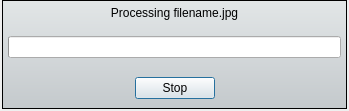
<?xml version="1.0" encoding="UTF-8"?>
<ui version="4.0">
 <class>processingDialog</class>
 <widget class="QDialog" name="processingDialog">
  <property name="geometry">
   <rect>
    <x>0</x>
    <y>0</y>
    <width>349</width>
    <height>110</height>
   </rect>
  </property>
  <property name="windowTitle">
   <string>Dialog</string>
  </property>
  <layout class="QGridLayout" name="gridLayout_2">
   <property name="leftMargin">
    <number>2</number>
   </property>
   <property name="topMargin">
    <number>0</number>
   </property>
   <property name="rightMargin">
    <number>2</number>
   </property>
   <property name="bottomMargin">
    <number>2</number>
   </property>
   <property name="spacing">
    <number>2</number>
   </property>
   <item row="0" column="0">
    <widget class="QFrame" name="mainFrame">
     <property name="styleSheet">
      <string notr="true">#mainFrame{
	/*background-color: rgb(214, 214, 214);
	border-image: url(:/images/metal-background.jpg);*/
	background-color: qlineargradient(spread:pad, x1:0, y1:0, x2:0, y2:1, stop:0 rgba(226, 230, 231, 255), stop:1 rgba(196, 201, 204, 255));
	margin: 0px;
	padding: 0px;
	font-family:Arial,Helvetica,sans-serif;
}

#buttonsFrame{
	margin-bottom: 2px;
	border: none;
	padding: 0px;
	border-image: url(:/images/top-line-bg.png) repeat top;
}</string>
     </property>
     <property name="frameShape">
      <enum>QFrame::StyledPanel</enum>
     </property>
     <property name="frameShadow">
      <enum>QFrame::Raised</enum>
     </property>
     <property name="lineWidth">
      <number>5</number>
     </property>
     <layout class="QVBoxLayout" name="verticalLayout">
      <property name="spacing">
       <number>16</number>
      </property>
      <property name="margin">
       <number>5</number>
      </property>
      <item>
       <widget class="QLabel" name="messageLabel">
        <property name="sizePolicy">
         <sizepolicy hsizetype="Preferred" vsizetype="Expanding">
          <horstretch>0</horstretch>
          <verstretch>0</verstretch>
         </sizepolicy>
        </property>
        <property name="font">
         <font>
          <family>Arial</family>
          <pointsize>10</pointsize>
          <weight>75</weight>
          <italic>false</italic>
          <bold>true</bold>
         </font>
        </property>
        <property name="text">
         <string>&lt;!DOCTYPE HTML PUBLIC &quot;-//W3C//DTD HTML 4.0//EN&quot; &quot;http://www.w3.org/TR/REC-html40/strict.dtd&quot;&gt;
&lt;html&gt;&lt;head&gt;&lt;meta name=&quot;qrichtext&quot; content=&quot;1&quot; /&gt;&lt;style type=&quot;text/css&quot;&gt;
p, li { white-space: pre-wrap; }
&lt;/style&gt;&lt;/head&gt;&lt;body style=&quot; font-family:'宋体'; font-size:9pt; font-weight:400; font-style:normal;&quot;&gt;
&lt;p style=&quot; margin-top:0px; margin-bottom:0px; margin-left:0px; margin-right:0px; -qt-block-indent:0; text-indent:0px;&quot;&gt;Processing filename.jpg&lt;/p&gt;&lt;/body&gt;&lt;/html&gt;</string>
        </property>
        <property name="alignment">
         <set>Qt::AlignCenter</set>
        </property>
        <property name="openExternalLinks">
         <bool>true</bool>
        </property>
       </widget>
      </item>
      <item>
       <widget class="QProgressBar" name="progressBar">
        <property name="format">
         <string>%p% complete</string>
        </property>
       </widget>
      </item>
      <item>
       <widget class="QFrame" name="buttonsFrame">
        <property name="sizePolicy">
         <sizepolicy hsizetype="Preferred" vsizetype="Fixed">
          <horstretch>0</horstretch>
          <verstretch>0</verstretch>
         </sizepolicy>
        </property>
        <property name="font">
         <font>
          <family>Arial</family>
         </font>
        </property>
        <property name="frameShape">
         <enum>QFrame::StyledPanel</enum>
        </property>
        <property name="frameShadow">
         <enum>QFrame::Raised</enum>
        </property>
        <layout class="QHBoxLayout" name="horizontalLayout">
         <property name="spacing">
          <number>0</number>
         </property>
         <property name="leftMargin">
          <number>0</number>
         </property>
         <property name="topMargin">
          <number>3</number>
         </property>
         <property name="rightMargin">
          <number>0</number>
         </property>
         <property name="bottomMargin">
          <number>2</number>
         </property>
         <item>
          <spacer name="horizontalSpacer_2">
           <property name="orientation">
            <enum>Qt::Horizontal</enum>
           </property>
           <property name="sizeHint" stdset="0">
            <size>
             <width>119</width>
             <height>20</height>
            </size>
           </property>
          </spacer>
         </item>
         <item>
          <widget class="QPushButton" name="cancelButton">
           <property name="text">
            <string>Stop</string>
           </property>
          </widget>
         </item>
         <item>
          <spacer name="horizontalSpacer_3">
           <property name="orientation">
            <enum>Qt::Horizontal</enum>
           </property>
           <property name="sizeHint" stdset="0">
            <size>
             <width>119</width>
             <height>20</height>
            </size>
           </property>
          </spacer>
         </item>
        </layout>
       </widget>
      </item>
     </layout>
    </widget>
   </item>
  </layout>
 </widget>
 <resources>
  <include location="prog.qrc"/>
 </resources>
 <connections>
  <connection>
   <sender>cancelButton</sender>
   <signal>clicked()</signal>
   <receiver>processingDialog</receiver>
   <slot>close()</slot>
   <hints>
    <hint type="sourcelabel">
     <x>135</x>
     <y>76</y>
    </hint>
    <hint type="destinationlabel">
     <x>175</x>
     <y>92</y>
    </hint>
   </hints>
  </connection>
  <connection>
   <sender>cancelButton</sender>
   <signal>clicked()</signal>
   <receiver>processingDialog</receiver>
   <slot>close()</slot>
   <hints>
    <hint type="sourcelabel">
     <x>152</x>
     <y>63</y>
    </hint>
    <hint type="destinationlabel">
     <x>60</x>
     <y>-11</y>
    </hint>
   </hints>
  </connection>
 </connections>
</ui>
